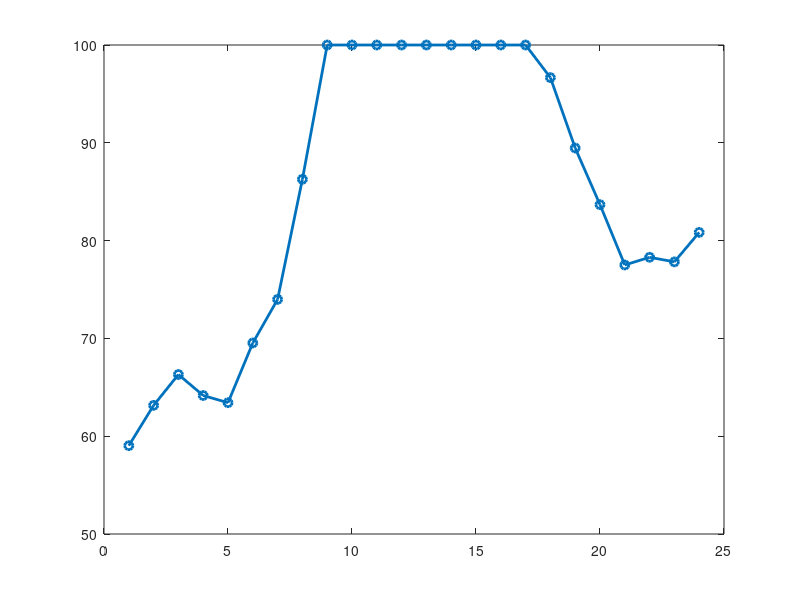

Reproduce this figure in MATLAB. (Note: this script raises an error after producing the figure.)
% PROYECTO: Sistema Inteligente de Gestión Energética (SIGE)
% RETO 3: Algoritmo de control y cargas
% Curso: Software para Ingeniería 
% Simular durante 24 horas el balance energético de una microred,
% controlar el estado de carga de una batería y desconectar cargas
% estudiante: John Ortega

clear;
clc;
close all;
%% 1. CONFIGURACION INICIAL

% Definir las 24 horas de simulacion.
horas = 1:24;
numero_horas = 24;

% Definir la capacidad total de la bateria en kWh.
capacidad_bateria = 100;

% Establecer el estado de carga inicial de la bateria.
SOC_inicial = 50;
SOC = SOC_inicial;

% Definir los limites de seguridad de la bateria.
SOC_minimo = 0;
SOC_maximo = 100;

% Crear vectores para almacenar los resultados de cada hora.
SOC_historico = zeros(1, numero_horas);
balance_historico = zeros(1, numero_horas);
excedente_historico = zeros(1, numero_horas);
faltante_historico = zeros(1, numero_horas);

% Definir el estado de los servicios.
escuela = true;
bombeo = true;
alumbrado = true;

% Crear vectores para registrar el estado de cada servicio.
estado_escuela = false(1, numero_horas);
estado_bombeo = false(1, numero_horas);
estado_alumbrado = false(1, numero_horas);

%% 2. GENERACION SOLAR
% Se conserva el modelo utilizado en el Reto 2.

P_max_solar = 25;             % Potencia solar maxima en kW.
generacion_solar = zeros(1, 24);
horas_dia = 6:18;

% Modelar el aumento y la disminucion de la generacion solar.
generacion_solar(horas_dia) = P_max_solar * ...
    sin(pi * (horas_dia - 6) / 12);

% Garantizar que no exista generacion solar durante la noche.
generacion_solar([1:5, 19:24]) = 0;

%% 3. GENERACION EOLICA
% Se conserva la semilla y el modelo del Reto 2.

P_max_eolica = 15;             % Potencia eolica maxima en kW.

% Garantizar que la simulacion aleatoria sea reproducible.
rng(7);

% Modelar la tendencia de la generacion eolica.
tendencia_viento = 7 + 4 * ...
    sin(2 * pi * horas / 9 + 1.5);

% Simular las rafagas de viento.
rafagas = 3 * randn(1, 24);

% Calcular la generacion eolica total.
generacion_eolica = tendencia_viento + rafagas;

% Restringir la generacion eolica a sus limites de diseno.
generacion_eolica = max(generacion_eolica, 0);
generacion_eolica = min(generacion_eolica, P_max_eolica);

%% 4. DEMANDA DE LA COMUNIDAD
% Se conservan los rangos y el perfil del Reto 2.

demanda = zeros(1, 24);

% Demanda nocturna de las horas 1 a 5 y 22 a 24.
horas_min = [1:5, 22:24];
demanda(horas_min) = 2 + (4 - 2) * ...
    rand(1, length(horas_min));

% Demanda diurna de las horas 6 a 17.
horas_diurnas = 6:17;
demanda(horas_diurnas) = 6 + (10 - 6) * ...
    rand(1, length(horas_diurnas));

% Demanda elevada de las horas 18 a 21.
horas_pico = 18:21;
perfil_pico = [12, 15, 15, 13];
demanda(horas_pico) = perfil_pico;


%% 5. CALCULO DE LA GENERACION HIBRIDA

% Sumar la generacion solar y la generacion eolica.
generacion_total = generacion_solar + generacion_eolica;

%% 6. SIMULACION DEL CONTROL DURANTE 24 HORAS

% Mostrar el encabezado del reporte.
fprintf('\n============================================================\n');
fprintf('       REPORTE DEL CONTROL ENERGETICO SIGE - RETO 3\n');
fprintf('============================================================\n');
fprintf('Capacidad de bateria: %.2f kWh\n', capacidad_bateria);
fprintf('SOC inicial: %.2f %%\n\n', SOC_inicial);

% Recorrer las 24 horas de la simulacion.
hora = 1;

while hora <= numero_horas

    % Leer la generacion y la demanda de la hora actual.
    Egen = generacion_total(hora);
    Edem = demanda(hora);

    % Calcular el balance energetico.
    balance = Egen - Edem;

    % Reiniciar los registros de excedente y faltante.
    excedente = 0;
    faltante = 0;

    % ------------------------------------------------------------
    % 6.1. DECISION SEGUN EL BALANCE ENERGETICO
    % ------------------------------------------------------------
    if balance >= 0

        excedente = balance;
        SOC = SOC + (excedente / capacidad_bateria) * 100;
        SOC = min(max(SOC, SOC_minimo), SOC_maximo);

        escuela = true;
        bombeo = true;
        alumbrado = true;

        situacion = 'SUPERAVIT';

    else

        faltante = abs(balance);
        SOC = SOC - (faltante / capacidad_bateria) * 100;
        SOC = min(max(SOC, SOC_minimo), SOC_maximo);

        situacion = 'DEFICIT';

        % --------------------------------------------------------
        % 6.2. CONTROL DE PRIORIDAD DE LAS CARGAS
        % --------------------------------------------------------
        if SOC > 40
            escuela = true;
            bombeo = true;
            alumbrado = true;

        elseif SOC > 20
            escuela = true;
            bombeo = true;
            alumbrado = false;

        else
            escuela = true;
            bombeo = false;
            alumbrado = false;
        end
    end

    % ------------------------------------------------------------
    % 6.3. VALIDAR SOC Y REGISTRAR LOS RESULTADOS DE LA HORA
    % ------------------------------------------------------------
    SOC = min(max(SOC, SOC_minimo), SOC_maximo);

    assert(SOC >= SOC_minimo && SOC <= SOC_maximo, ...
        'Error: SOC fuera del intervalo permitido en la hora %d.', hora);

    SOC_historico(hora) = SOC;
    balance_historico(hora) = balance;
    excedente_historico(hora) = excedente;
    faltante_historico(hora) = faltante;

    estado_escuela(hora) = escuela;
    estado_bombeo(hora) = bombeo;
    estado_alumbrado(hora) = alumbrado;

    % ------------------------------------------------------------
    % 6.4. IMPRIMIR EL REPORTE EN LA CONSOLA
    % ------------------------------------------------------------
    fprintf('HORA %02d | %s\n', hora, situacion);
    fprintf('Generacion total: %.2f kW\n', Egen);
    fprintf('Demanda total:    %.2f kW\n', Edem);
    fprintf('Balance:          %.2f kW\n', balance);
    fprintf('Excedente:        %.2f kWh\n', excedente);
    fprintf('Faltante:         %.2f kWh\n', faltante);
    fprintf('SOC actualizado:  %.2f %%\n', SOC);

    if escuela
        fprintf('Escuela rural: ACTIVA\n');
    else
        fprintf('Escuela rural: SUSPENDIDA\n');
    end

    if bombeo
        fprintf('Bombeo agricola: ACTIVO\n');
    else
        fprintf('Bombeo agricola: SUSPENDIDO\n');
    end

    if alumbrado
        fprintf('Alumbrado publico: ACTIVO\n');
    else
        fprintf('Alumbrado publico: SUSPENDIDO\n');
    end

    fprintf('------------------------------------------------------------\n');

    % Incremento explicito de la hora.
    hora = hora + 1;
end


%% 7. RESUMEN FINAL DE LA SIMULACION

fprintf('\n============================================================\n');
fprintf('                 RESUMEN FINAL DEL SIGE\n');
fprintf('============================================================\n');

fprintf('SOC inicial: %.2f %%\n', SOC_inicial);
fprintf('SOC final:   %.2f %%\n', SOC_historico(end));

% Verificacion global del SOC durante las 24 horas.
fprintf('SOC minimo registrado: %.2f %%\n', min(SOC_historico));
fprintf('SOC maximo registrado: %.2f %%\n', max(SOC_historico));
if all(SOC_historico >= SOC_minimo & SOC_historico <= SOC_maximo)
    fprintf('VERIFICACION CORRECTA: SOC entre 0%% y 100%% en las 24 horas.\n');
else
    error('Se detecto un SOC fuera del intervalo permitido.');
end

fprintf('Horas con superavit: %d\n', sum(balance_historico >= 0));
fprintf('Horas con deficit:   %d\n', sum(balance_historico < 0));

fprintf('Horas con alumbrado suspendido: %d\n', ...
    sum(~estado_alumbrado));

fprintf('Horas con bombeo suspendido: %d\n', ...
    sum(~estado_bombeo));

fprintf('Horas con escuela activa: %d\n', ...
    sum(estado_escuela));

%% 8. GRAFICA DEL ESTADO DE CARGA DE LA BATERIA

figure('Name', 'Control de bateria SIGE - Reto 3', ...
    'NumberTitle', 'off');

plot(horas, SOC_historico, '-o', 'LineWidth', 2);

hold on;
yline(40, '--', 'Limite de alerta: 40 %');
yline(20, '--', 'Limite de emergencia: 20 %');
yline(100, ':', 'Carga maxima: 100 %');
yline(0, ':', 'Carga minima: 0 %');
hold off;

title('Estado de carga de la bateria durante 24 horas');
xlabel('Hora del dia');
ylabel('Estado de carga SOC (%)');

xticks(1:24);
xlim([1 24]);
ylim([0 100]);
grid on;

%% 9. GRAFICA DEL BALANCE ENERGETICO

figure('Name', 'Balance energetico SIGE - Reto 3', ...
    'NumberTitle', 'off');

bar(horas, balance_historico);

title('Balance energetico por hora');
xlabel('Hora del dia');
ylabel('Balance (kW)');

xticks(1:24);
xlim([0 25]);
yline(0, '-k');
grid on;

% Fin del programa.
fprintf('\nSimulacion de 24 horas finalizada.\n');
